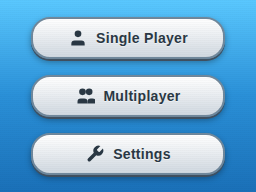
#> input picture R_B_IMAGE_CONVERTER/ds_menu.png, 256 x 192 px
$ python convert.py ds_menu.png
#> lines starting #> are read from the running program, lines starting #| are printed output that depends on the picture
#> in main, img is the input picture: PIL image 256x192 RGB; mean R, G, B 124.7, 176.7, 212.4
#!/usr/bin/env python3
import os, sys
from PIL import Image

KEY_RGB = (255, 0, 255)

# Pixels with alpha >= KEEP_ALPHA are considered "real sprite"
KEEP_ALPHA = 1          # 1 keeps any nonzero alpha as sprite
# Optional: erode the sprite mask by N pixels to remove fringes
ERODE = 0               # try 1 if you see magenta edge noise
# Optional: dilate the sprite mask by N pixels to avoid cutting edges
DILATE = 0              # usually 0

def swap_rb_rgba(img: Image.Image) -> Image.Image:
    rgba = img.convert("RGBA")
    r, g, b, a = rgba.split()
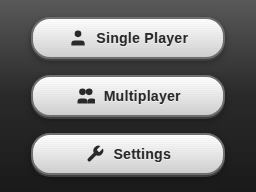
#> r: PIL image 256x192 L; min 22, max 255, mean 124.7
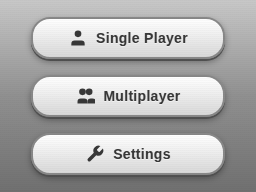
#> g: PIL image 256x192 L; min 55, max 255, mean 176.7
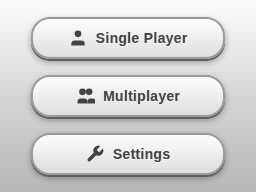
#> b: PIL image 256x192 L; min 67, max 255, mean 212.4
#> a: PIL image 256x192 L; every value is 255
    return Image.merge("RGBA", (b, g, r, a))
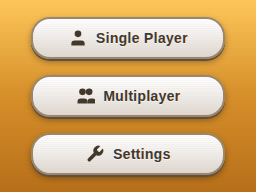
#> returned value: PIL image 256x192 RGBA; mean R, G, B, A 212.4, 176.7, 124.7, 255

def erode_mask(mask: Image.Image, n: int) -> Image.Image:
    # mask is mode "1" or "L" with 0/255 values
    if n <= 0: return mask
    m = mask.convert("L")
    w, h = m.size
    src = m.load()
    out = Image.new("L", (w, h), 0)
    dst = out.load()
    for y in range(h):
        for x in range(w):
            ok = 255
            for dy in range(-n, n+1):
                yy = y + dy
                if yy < 0 or yy >= h: ok = 0; break
                for dx in range(-n, n+1):
                    xx = x + dx
                    if xx < 0 or xx >= w or src[xx, yy] == 0:
                        ok = 0
                        break
                if ok == 0: break
            dst[x, y] = ok
    return out

def dilate_mask(mask: Image.Image, n: int) -> Image.Image:
    if n <= 0: return mask
    m = mask.convert("L")
    w, h = m.size
    src = m.load()
    out = Image.new("L", (w, h), 0)
    dst = out.load()
    for y in range(h):
        for x in range(w):
            v = 0
            for dy in range(-n, n+1):
                yy = y + dy
                if yy < 0 or yy >= h: continue
                for dx in range(-n, n+1):
                    xx = x + dx
                    if xx < 0 or xx >= w: continue
                    if src[xx, yy] != 0:
                        v = 255
                        break
                if v: break
            dst[x, y] = v
    return out

def to_grit_key(img_rgba: Image.Image) -> Image.Image:
    rgba = img_rgba.convert("RGBA")
    r, g, b, a = rgba.split()

    # Build sprite mask from alpha: keep where alpha >= KEEP_ALPHA
    mask = a.point(lambda v: 255 if v >= KEEP_ALPHA else 0).convert("L")

    # Optional morphology to kill fringes
    mask = erode_mask(mask, ERODE)
    mask = dilate_mask(mask, DILATE)

    w, h = rgba.size
#> w = 256; h = 192
    src = rgba.load()

    out = Image.new("RGB", (w, h), KEY_RGB)
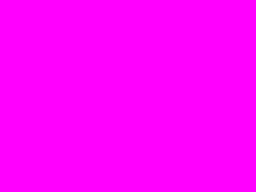
#> out: PIL image 256x192 RGB; mean R, G, B 255, 0, 255
    dst = out.load()
    mpx = mask.load()

    for y in range(h):
        for x in range(w):
            if mpx[x, y] != 0:
                rr, gg, bb, _ = src[x, y]
                dst[x, y] = (rr, gg, bb)
            else:
                dst[x, y] = KEY_RGB  # force EXACT FF00FF outside sprite
    return out

def main():
    if len(sys.argv) != 2:
        print("Usage: python swap_rb.py input.png", file=sys.stderr)
        sys.exit(2)

    in_path = sys.argv[1]
    base, _ = os.path.splitext(in_path)
    out_path = base + "_grit.png"

    with Image.open(in_path) as img:
        swapped = swap_rb_rgba(img)
        grit_img = to_grit_key(swapped)
        grit_img.save(out_path, "PNG")

    print("Wrote:", out_path)

if __name__ == "__main__":
    main()

$ run again, on R_B_IMAGE_CONVERTER/home_top_old.png
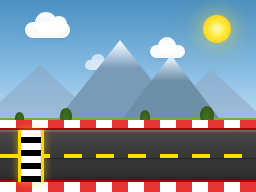
#> input picture R_B_IMAGE_CONVERTER/home_top_old.png, 256 x 192 px
#> in main, img is the input picture: PIL image 256x192 RGB; mean R, G, B 126.7, 142.5, 154.3
#> in swap_rb_rgba, `r, g, b, a = rgba.split()`:
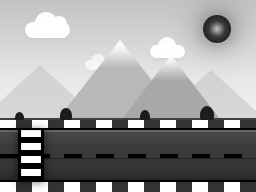
#> b: PIL image 256x192 L; min 0, max 255, mean 154.3
#> a: PIL image 256x192 L; every value is 255
#> in swap_rb_rgba, `return Image.merge("RGBA", (b, g, r, a))`:
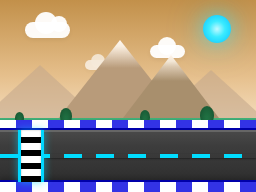
#> returned value: PIL image 256x192 RGBA; mean R, G, B, A 154.3, 142.5, 126.7, 255
